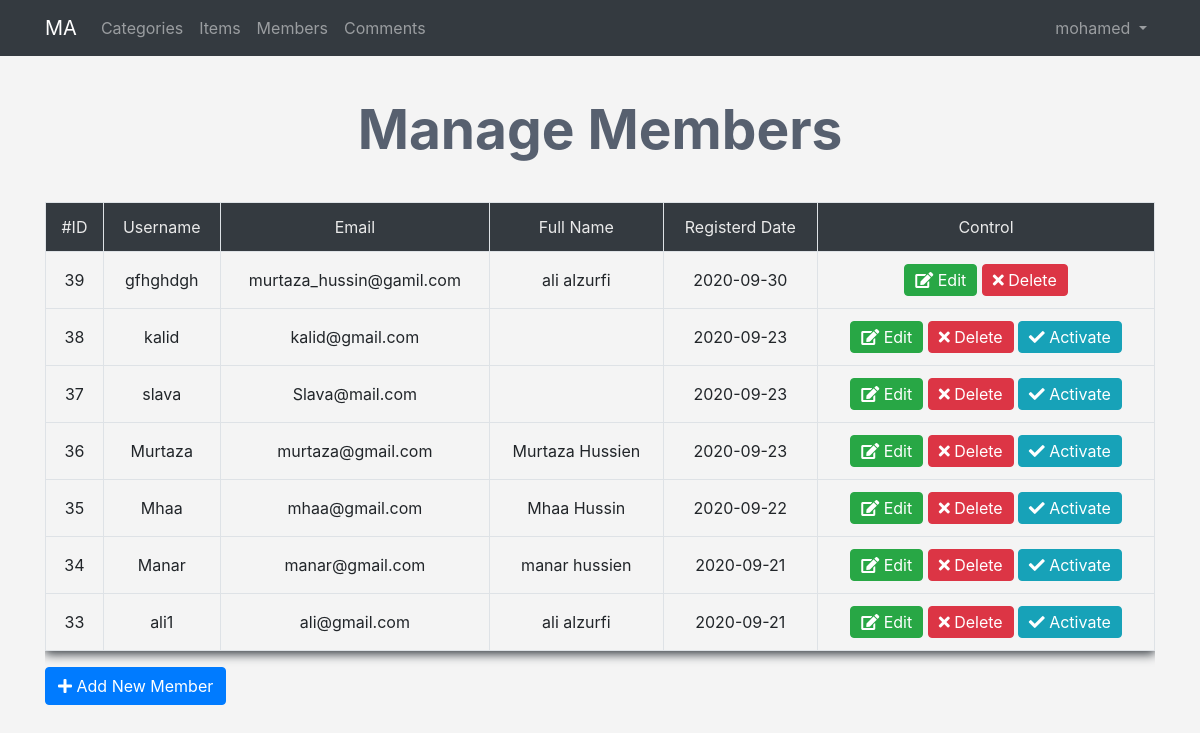
The app's page /admin/members.php (signed in) with its own data.
### tables this page shows
CREATE TABLE `users` (
  `userID` int(11) NOT NULL COMMENT 'to identify user',
  `Username` varchar(255) NOT NULL COMMENT 'username to login',
  `Password` varchar(255) NOT NULL COMMENT 'password to login',
  `Email` varchar(255) NOT NULL,
  `FullName` varchar(255) NOT NULL,
  `GroupID` int(11) NOT NULL DEFAULT 0 COMMENT 'identify user group',
  `TrustStatus` int(11) NOT NULL DEFAULT 0 COMMENT 'seller rank',
  `RegStatus` int(11) NOT NULL DEFAULT 0 COMMENT 'user approval',
  `Date` date DEFAULT NULL,
  `avatar` varchar(255) NOT NULL
);

### admin/members.php (the view, shortened to what this page needs)
<?php
  if(isset($_SESSION['Username'])) {
    include 'init.php';
    $do = isset($_GET['do']) ? $_GET['do'] : 'Manage';
    if($do == 'Manage'){
      $query = '';
      $stmt = $con->prepare("SELECT * FROM
                                          users
                                      WHERE
                                          GroupID != 1 $query
                                      ORDER BY
                                          userID DESC ");
      $stmt->execute();
      $rows = $stmt->fetchAll();
      if(! empty($rows)){
  ?>
    <h1 class="text-center">Manage Members</h1>
    <div class="container">
      <div class="table-responsive">
        <table class="main-table text-center table table-bordered">
          <tr>
            <td>#ID</td>
            <td>Username</td>
            <td>Email</td>
            <td>Full Name</td>
            <td>Registerd Date</td>
            <td>Control</td>
          </tr>
          <?php
            foreach($rows as $row){
              echo "<tr>";
                echo "<td>" . $row['userID'] . "</td>";
                echo "<td>" . $row['Username'] . "</td>";
                echo "<td>" . $row['Email'] . "</td>";
                echo "<td>" . $row['FullName'] . "</td>";
                echo "<td>" . $row['Date'] . "</td>";
                echo '<td>
                      <a href="members.php?do=Edit&userid='.$row['userID'].'" class="btn btn-success"><i class="fa fa-edit"></i> Edit</a>
                      <a href="members.php?do=Delete&userid='.$row['userID'].'" class="btn btn-danger confirm"><i class="fa fa-close"></i> Delete </a>';
                      if($row['RegStatus'] == 0){
                        echo '<a href="members.php?do=Activate&userid='.$row['userID'].'" class="btn btn-info activate"><i class="fa fa-check"></i> Activate</a>';
                      }
                echo '</td>';
              echo "</tr>";
            }
          ?>
        </table>
      </div>
      <a href='members.php?do=Add' class="btn btn-primary"><i class="fa fa-plus"></i> Add New Member </a>
  <?php }?>
    </div>
    <?php
}
  include $tpl . 'footer.php';
}else{
  header('Location: index.php');
  exit();
}
?>

### admin/layout/css/backend.css (style rules this page uses)
body { background-color: #f4f4f4; }
h1 { font-size: 55px; margin: 40px; color: #57606f; font-weight: bold; }
.main-table { box-shadow: 0 3px 10px #343a40; }
.main-table td { vertical-align: middle !important; }
.main-table tr:first-child td { background-color: #343a40; color: #eaeaea; }
.main-table .btn { padding: 3px 10px; }
.main-table .activate { margin-left: 4px; }

### records on screen
users: userID "39", Username "gfhghdgh", Email "murtaza_hussin@gamil.com", FullName "ali alzurfi", Date "2020-09-30"
users: userID "38", Username "kalid", Email "kalid@gmail.com", Date "2020-09-23"
users: userID "37", Username "slava", Email "Slava@mail.com", Date "2020-09-23"
users: userID "36", Username "Murtaza", Email "murtaza@gmail.com", FullName "Murtaza Hussien", Date "2020-09-23"
users: userID "35", Username "Mhaa", Email "mhaa@gmail.com", FullName "Mhaa Hussin", Date "2020-09-22"
users: userID "34", Username "Manar", Email "manar@gmail.com", FullName "manar hussien", Date "2020-09-21"
users: userID "33", Username "ali1", Email "ali@gmail.com", FullName "ali alzurfi", Date "2020-09-21"

### other values on screen
lang('HOME_ADMIN') "MA"
lang('CATEGORIES') "Categories"
lang('ITEMS') "Items"
lang('MEMBERS') "Members"
lang('COMMENTS') "Comments"
